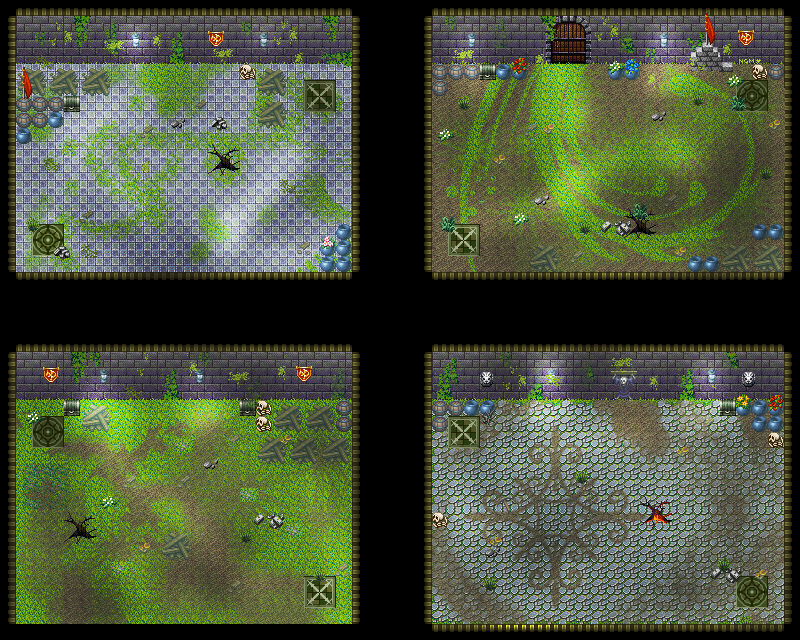

This game map was drawn from its Tiled (.tmx) file and the tilesets committed beside it. A one-line description and the trimmed map source follow:
An orthogonal 50x40 tile map with 16x16 px tiles, 4 tile layers (Background, SubBackground, Collision, Teleportation).

<map version="1.10" tiledversion="1.10.2" orientation="orthogonal" renderorder="right-down" width="50" height="40" tilewidth="16" tileheight="16" infinite="0" nextlayerid="5" nextobjectid="1">
 <tileset firstgid="1" source="MonsterZone.tsx" />
 <layer id="2" name="Background" width="50" height="40">
  <data>[2000 cells, 2000 non-empty, 1 distinct tile ids]</data>
 </layer>
 <layer id="1" name="SubBackground" width="50" height="40">
  <data>[2000 cells, 360 non-empty, 360 distinct tile ids]</data>
 </layer>
 <layer id="3" name="Collision" width="50" height="40">
  <data>[2000 cells, 1720 non-empty, 1720 distinct tile ids]</data>
 </layer>
 <layer id="4" name="Teleportation" width="50" height="40">
  <data>[2000 cells, 2 non-empty, 2 distinct tile ids]</data>
 </layer>
</map>
